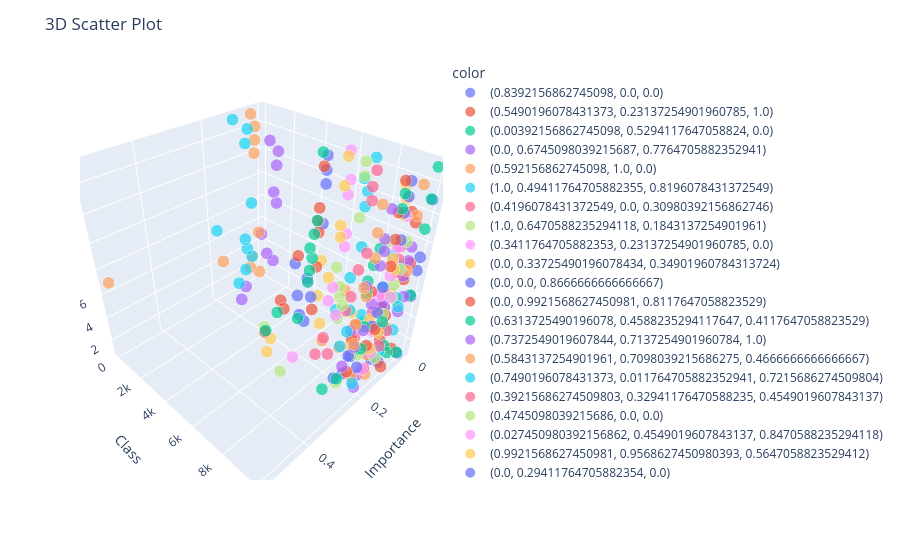

Write notebook code for a chart like this one.
### Code cell
##### 3D PLOT
import plotly.express as px
# fig = plt.figure(figsize=(10,6))
# ax = fig.add_subplot(projection = '3d')
color_lst = sns.color_palette(cc.glasbey, n_colors=26)
feature_best_10 = []
importance_best_10 = []
score_best_10 = []
color_best_10 = []
#### BEST 10 features
for j in np.arange(len(class_scores_ordered)):
    df_temp = pd.DataFrame({'feats': [i for i in range(1,len(feature_names)+1)], 'importance': np.array(imp_mat_ordered)[j]})
    df_temp_ordered = df_temp.sort_values(by='importance', ascending=False).head(10)
    feature_best_10.extend(df_temp_ordered['feats'].to_list())
    importance_best_10.extend(df_temp_ordered['importance'].to_list())
    score_best_10.extend([class_scores_ordered[j] for i in range(0, 10)])
    color_best_10.extend([color_lst[j] for i in range(0, 10)])
##
data = {'Importance': importance_best_10, 'Class': score_best_10, 'Feature': feature_best_10}
df = pd.DataFrame(data)
# Create the 3D scatter plot using plotly.express
fig = px.scatter_3d(df, x='Importance', y='Class', z='Feature', color=color_best_10, size=[5 for i in range(len(color_best_10))])
##
fig.update_layout(scene=dict(
    xaxis_title='Importance',
    yaxis_title='Class',
    zaxis_title='Feature'
))
fig.update_layout(title='3D Scatter Plot')
# Display the plot
fig.show()

### Figure 1 — Plotly figure (JSON) as saved in the notebook; plotly's stock layout.template omitted (floating-point values rounded to 4 significant figures)
{"data": [{"hovertemplate": "color=(0.8392156862745098, 0.0, 0.0)<br>Importance=%{x}<br>Class=%{y}<br>Feature=%{z}<br>size=%{marker.size}<extra></extra>", "legendgroup": "(0.8392156862745098, 0.0, 0.0)", "marker": {"color": "#636efa", "size": [5, 5, 5, 5, 5, 5, 5, 5, 5, 5], "sizemode": "area", "sizeref": 0.0125, "symbol": "circle"}, "mode": "markers", "name": "(0.8392156862745098, 0.0, 0.0)", "scene": "scene", "showlegend": true, "type": "scatter3d", "x": [0.2753, 0.2523, 0.1571, 0.1351, 0.1179, 0.01883, 0.01046, 0.005747, 0.004487, 0.004403], "y": [9984.0, 9984.0, 9984.0, 9984.0, 9984.0, 9984.0, 9984.0, 9984.0, 9984.0, 9984.0], "z": [4, 5, 3, 7, 2, 1, 6, 8, 9, 13]}, {"hovertemplate": "color=(0.5490196078431373, 0.23137254901960785, 1.0)<br>Importance=%{x}<br>Class=%{y}<br>Feature=%{z}<br>size=%{marker.size}<extra></extra>", "legendgroup": "(0.5490196078431373, 0.23137254901960785, 1.0)", "marker": {"color": "#EF553B", "size": [5, 5, 5, 5, 5, 5, 5, 5, 5, 5], "sizemode": "area", "sizeref": 0.0125, "symbol": "circle"}, "mode": "markers", "name": "(0.5490196078431373, 0.23137254901960785, 1.0)", "scene": "scene", "showlegend": true, "type": "scatter3d", "x": [0.1409, 0.122, 0.1176, 0.1137, 0.09228, 0.08419, 0.06002, 0.05678, 0.0529, 0.04268], "y": [9927.0, 9927.0, 9927.0, 9927.0, 9927.0, 9927.0, 9927.0, 9927.0, 9927.0, 9927.0], "z": [7, 4, 6, 5, 1, 13, 8, 12, 2, 9]}, {"hovertemplate": "color=(0.00392156862745098, 0.5294117647058824, 0.0)<br>Importance=%{x}<br>Class=%{y}<br>Feature=%{z}<br>size=%{marker.size}<extra></extra>", "legendgroup": "(0.00392156862745098, 0.5294117647058824, 0.0)", "marker": {"color": "#00cc96", "size": [5, 5, 5, 5, 5, 5, 5, 5, 5, 5], "sizemode": "area", "sizeref": 0.0125, "symbol": "circle"}, "mode": "markers", "name": "(0.00392156862745098, 0.5294117647058824, 0.0)", "scene": "scene", "showlegend": true, "type": "scatter3d", "x": [0.3437, 0.2247, 0.2126, 0.09466, 0.07339, 0.01819, 0.007489, 0.004566, 0.003717, 0.003511], "y": [9924.0, 9924.0, 9924.0, 9924.0, 9924.0, 9924.0, 9924.0, 9924.0, 9924.0, 9924.0], "z": [4, 5, 7, 3, 2, 1, 6, 11, 15, 13]}, {"hovertemplate": "color=(0.0, 0.6745098039215687, 0.7764705882352941)<br>Importance=%{x}<br>Class=%{y}<br>Feature=%{z}<br>size=%{marker.size}<extra></extra>", "legendgroup": "(0.0, 0.6745098039215687, 0.7764705882352941)", "marker": {"color": "#ab63fa", "size": [5, 5, 5, 5, 5, 5, 5, 5, 5, 5], "sizemode": "area", "sizeref": 0.0125, "symbol": "circle"}, "mode": "markers", "name": "(0.0, 0.6745098039215687, 0.7764705882352941)", "scene": "scene", "showlegend": true, "type": "scatter3d", "x": [0.1992, 0.1912, 0.1453, 0.1275, 0.07741, 0.0478, 0.04077, 0.03762, 0.03531, 0.02374], "y": [9774.0, 9774.0, 9774.0, 9774.0, 9774.0, 9774.0, 9774.0, 9774.0, 9774.0, 9774.0], "z": [1, 2, 3, 7, 4, 8, 5, 9, 10, 6]}, {"hovertemplate": "color=(0.592156862745098, 1.0, 0.0)<br>Importance=%{x}<br>Class=%{y}<br>Feature=%{z}<br>size=%{marker.size}<extra></extra>", "legendgroup": "(0.592156862745098, 1.0, 0.0)", "marker": {"color": "#FFA15A", "size": [5, 5, 5, 5, 5, 5, 5, 5, 5, 5], "sizemode": "area", "sizeref": 0.0125, "symbol": "circle"}, "mode": "markers", "name": "(0.592156862745098, 1.0, 0.0)", "scene": "scene", "showlegend": true, "type": "scatter3d", "x": [0.2075, 0.1509, 0.143, 0.1396, 0.08211, 0.07408, 0.0499, 0.02731, 0.02506, 0.02374], "y": [9668.0, 9668.0, 9668.0, 9668.0, 9668.0, 9668.0, 9668.0, 9668.0, 9668.0, 9668.0], "z": [2, 3, 1, 5, 7, 4, 6, 12, 14, 8]}, {"hovertemplate": "color=(1.0, 0.49411764705882355, 0.8196078431372549)<br>Importance=%{x}<br>Class=%{y}<br>Feature=%{z}<br>size=%{marker.size}<extra></extra>", "legendgroup": "(1.0, 0.49411764705882355, 0.8196078431372549)", "marker": {"color": "#19d3f3", "size": [5, 5, 5, 5, 5, 5, 5, 5, 5, 5], "sizemode": "area", "sizeref": 0.0125, "symbol": "circle"}, "mode": "markers", "name": "(1.0, 0.49411764705882355, 0.8196078431372549)", "scene": "scene", "showlegend": true, "type": "scatter3d", "x": [0.1952, 0.1919, 0.1206, 0.09835, 0.08779, 0.08384, 0.06491, 0.04129, 0.02841, 0.02409], "y": [9594.0, 9594.0, 9594.0, 9594.0, 9594.0, 9594.0, 9594.0, 9594.0, 9594.0, 9594.0], "z": [7, 1, 8, 10, 4, 2, 9, 6, 3, 5]}, {"hovertemplate": "color=(0.4196078431372549, 0.0, 0.30980392156862746)<br>Importance=%{x}<br>Class=%{y}<br>Feature=%{z}<br>size=%{marker.size}<extra></extra>", "legendgroup": "(0.4196078431372549, 0.0, 0.30980392156862746)", "marker": {"color": "#FF6692", "size": [5, 5, 5, 5, 5, 5, 5, 5, 5, 5], "sizemode": "area", "sizeref": 0.0125, "symbol": "circle"}, "mode": "markers", "name": "(0.4196078431372549, 0.0, 0.30980392156862746)", "scene": "scene", "showlegend": true, "type": "scatter3d", "x": [0.1948, 0.1292, 0.129, 0.09812, 0.08898, 0.0672, 0.05249, 0.04826, 0.04696, 0.04173], "y": [9408.0, 9408.0, 9408.0, 9408.0, 9408.0, 9408.0, 9408.0, 9408.0, 9408.0, 9408.0], "z": [5, 6, 1, 7, 4, 2, 10, 9, 8, 3]}, {"hovertemplate": "color=(1.0, 0.6470588235294118, 0.1843137254901961)<br>Importance=%{x}<br>Class=%{y}<br>Feature=%{z}<br>size=%{marker.size}<extra></extra>", "legendgroup": "(1.0, 0.6470588235294118, 0.1843137254901961)", "marker": {"color": "#B6E880", "size": [5, 5, 5, 5, 5, 5, 5, 5, 5, 5], "sizemode": "area", "sizeref": 0.0125, "symbol": "circle"}, "mode": "markers", "name": "(1.0, 0.6470588235294118, 0.1843137254901961)", "scene": "scene", "showlegend": true, "type": "scatter3d", "x": [0.2488, 0.1692, 0.1094, 0.09882, 0.0767, 0.07614, 0.04644, 0.04576, 0.0295, 0.02283], "y": [9382.0, 9382.0, 9382.0, 9382.0, 9382.0, 9382.0, 9382.0, 9382.0, 9382.0, 9382.0], "z": [2, 3, 11, 4, 1, 5, 6, 7, 8, 10]}, {"hovertemplate": "color=(0.3411764705882353, 0.23137254901960785, 0.0)<br>Importance=%{x}<br>Class=%{y}<br>Feature=%{z}<br>size=%{marker.size}<extra></extra>", "legendgroup": "(0.3411764705882353, 0.23137254901960785, 0.0)", "marker": {"color": "#FF97FF", "size": [5, 5, 5, 5, 5, 5, 5, 5, 5, 5], "sizemode": "area", "sizeref": 0.0125, "symbol": "circle"}, "mode": "markers", "name": "(0.3411764705882353, 0.23137254901960785, 0.0)", "scene": "scene", "showlegend": true, "type": "scatter3d", "x": [0.1354, 0.1309, 0.1092, 0.1086, 0.1021, 0.07017, 0.06975, 0.06095, 0.0495, 0.04516], "y": [9360.0, 9360.0, 9360.0, 9360.0, 9360.0, 9360.0, 9360.0, 9360.0, 9360.0, 9360.0], "z": [1, 5, 4, 7, 2, 9, 8, 10, 6, 12]}, {"hovertemplate": "color=(0.0, 0.33725490196078434, 0.34901960784313724)<br>Importance=%{x}<br>Class=%{y}<br>Feature=%{z}<br>size=%{marker.size}<extra></extra>", "legendgroup": "(0.0, 0.33725490196078434, 0.34901960784313724)", "marker": {"color": "#FECB52", "size": [5, 5, 5, 5, 5, 5, 5, 5, 5, 5], "sizemode": "area", "sizeref": 0.0125, "symbol": "circle"}, "mode": "markers", "name": "(0.0, 0.33725490196078434, 0.34901960784313724)", "scene": "scene", "showlegend": true, "type": "scatter3d", "x": [0.2038, 0.1884, 0.1171, 0.09445, 0.06325, 0.05538, 0.0538, 0.04359, 0.04094, 0.04005], "y": [9189.0, 9189.0, 9189.0, 9189.0, 9189.0, 9189.0, 9189.0, 9189.0, 9189.0, 9189.0], "z": [7, 4, 5, 2, 3, 9, 14, 12, 13, 8]}, {"hovertemplate": "color=(0.0, 0.0, 0.8666666666666667)<br>Importance=%{x}<br>Class=%{y}<br>Feature=%{z}<br>size=%{marker.size}<extra></extra>", "legendgroup": "(0.0, 0.0, 0.8666666666666667)", "marker": {"color": "#636efa", "size": [5, 5, 5, 5, 5, 5, 5, 5, 5, 5], "sizemode": "area", "sizeref": 0.0125, "symbol": "circle"}, "mode": "markers", "name": "(0.0, 0.0, 0.8666666666666667)", "scene": "scene", "showlegend": true, "type": "scatter3d", "x": [0.241, 0.1878, 0.1385, 0.09374, 0.08089, 0.07369, 0.03492, 0.02819, 0.02736, 0.02693], "y": [9137.0, 9137.0, 9137.0, 9137.0, 9137.0, 9137.0, 9137.0, 9137.0, 9137.0, 9137.0], "z": [2, 3, 1, 4, 5, 7, 12, 14, 13, 10]}, {"hovertemplate": "color=(0.0, 0.9921568627450981, 0.8117647058823529)<br>Importance=%{x}<br>Class=%{y}<br>Feature=%{z}<br>size=%{marker.size}<extra></extra>", "legendgroup": "(0.0, 0.9921568627450981, 0.8117647058823529)", "marker": {"color": "#EF553B", "size": [5, 5, 5, 5, 5, 5, 5, 5, 5, 5], "sizemode": "area", "sizeref": 0.0125, "symbol": "circle"}, "mode": "markers", "name": "(0.0, 0.9921568627450981, 0.8117647058823529)", "scene": "scene", "showlegend": true, "type": "scatter3d", "x": [0.17, 0.1672, 0.1584, 0.1079, 0.08971, 0.06033, 0.04343, 0.03566, 0.03502, 0.03384], "y": [8953.0, 8953.0, 8953.0, 8953.0, 8953.0, 8953.0, 8953.0, 8953.0, 8953.0, 8953.0], "z": [1, 4, 5, 7, 2, 3, 12, 14, 8, 10]}, {"hovertemplate": "color=(0.6313725490196078, 0.4588235294117647, 0.4117647058823529)<br>Importance=%{x}<br>Class=%{y}<br>Feature=%{z}<br>size=%{marker.size}<extra></extra>", "legendgroup": "(0.6313725490196078, 0.4588235294117647, 0.4117647058823529)", "marker": {"color": "#00cc96", "size": [5, 5, 5, 5, 5, 5, 5, 5, 5, 5], "sizemode": "area", "sizeref": 0.0125, "symbol": "circle"}, "mode": "markers", "name": "(0.6313725490196078, 0.4588235294117647, 0.4117647058823529)", "scene": "scene", "showlegend": true, "type": "scatter3d", "x": [0.2079, 0.1253, 0.1226, 0.1101, 0.11, 0.1094, 0.09265, 0.02246, 0.02089, 0.0206], "y": [8892.0, 8892.0, 8892.0, 8892.0, 8892.0, 8892.0, 8892.0, 8892.0, 8892.0, 8892.0], "z": [1, 8, 7, 2, 9, 4, 10, 12, 13, 3]}, {"hovertemplate": "color=(0.7372549019607844, 0.7137254901960784, 1.0)<br>Importance=%{x}<br>Class=%{y}<br>Feature=%{z}<br>size=%{marker.size}<extra></extra>", "legendgroup": "(0.7372549019607844, 0.7137254901960784, 1.0)", "marker": {"color": "#ab63fa", "size": [5, 5, 5, 5, 5, 5, 5, 5, 5, 5], "sizemode": "area", "sizeref": 0.0125, "symbol": "circle"}, "mode": "markers", "name": "(0.7372549019607844, 0.7137254901960784, 1.0)", "scene": "scene", "showlegend": true, "type": "scatter3d", "x": [0.1629, 0.1432, 0.117, 0.1006, 0.08409, 0.06274, 0.05151, 0.04956, 0.04251, 0.03938], "y": [8586.0, 8586.0, 8586.0, 8586.0, 8586.0, 8586.0, 8586.0, 8586.0, 8586.0, 8586.0], "z": [1, 4, 2, 7, 3, 5, 8, 10, 9, 12]}, {"hovertemplate": "color=(0.5843137254901961, 0.7098039215686275, 0.4666666666666667)<br>Importance=%{x}<br>Class=%{y}<br>Feature=%{z}<br>size=%{marker.size}<extra></extra>", "legendgroup": "(0.5843137254901961, 0.7098039215686275, 0.4666666666666667)", "marker": {"color": "#FFA15A", "size": [5, 5, 5, 5, 5, 5, 5, 5, 5, 5], "sizemode": "area", "sizeref": 0.0125, "symbol": "circle"}, "mode": "markers", "name": "(0.5843137254901961, 0.7098039215686275, 0.4666666666666667)", "scene": "scene", "showlegend": true, "type": "scatter3d", "x": [0.2231, 0.1485, 0.1457, 0.07892, 0.07355, 0.0645, 0.0466, 0.03829, 0.03568, 0.03194], "y": [8061.0, 8061.0, 8061.0, 8061.0, 8061.0, 8061.0, 8061.0, 8061.0, 8061.0, 8061.0], "z": [4, 7, 2, 3, 1, 6, 5, 10, 12, 8]}, {"hovertemplate": "color=(0.7490196078431373, 0.011764705882352941, 0.7215686274509804)<br>Importance=%{x}<br>Class=%{y}<br>Feature=%{z}<br>size=%{marker.size}<extra></extra>", "legendgroup": "(0.7490196078431373, 0.011764705882352941, 0.7215686274509804)", "marker": {"color": "#19d3f3", "size": [5, 5, 5, 5, 5, 5, 5, 5, 5, 5], "sizemode": "area", "sizeref": 0.0125, "symbol": "circle"}, "mode": "markers", "name": "(0.7490196078431373, 0.011764705882352941, 0.7215686274509804)", "scene": "scene", "showlegend": true, "type": "scatter3d", "x": [0.1457, 0.1075, 0.09896, 0.08998, 0.08234, 0.08209, 0.07359, 0.07053, 0.06488, 0.05351], "y": [7642.0, 7642.0, 7642.0, 7642.0, 7642.0, 7642.0, 7642.0, 7642.0, 7642.0, 7642.0], "z": [5, 1, 7, 14, 2, 4, 12, 13, 9, 15]}, {"hovertemplate": "color=(0.39215686274509803, 0.32941176470588235, 0.4549019607843137)<br>Importance=%{x}<br>Class=%{y}<br>Feature=%{z}<br>size=%{marker.size}<extra></extra>", "legendgroup": "(0.39215686274509803, 0.32941176470588235, 0.4549019607843137)", "marker": {"color": "#FF6692", "size": [5, 5, 5, 5, 5, 5, 5, 5, 5, 5], "sizemode": "area", "sizeref": 0.0125, "symbol": "circle"}, "mode": "markers", "name": "(0.39215686274509803, 0.32941176470588235, 0.4549019607843137)", "scene": "scene", "showlegend": true, "type": "scatter3d", "x": [0.2092, 0.1808, 0.1541, 0.0922, 0.07581, 0.05633, 0.0433, 0.03774, 0.03438, 0.02784], "y": [7536.0, 7536.0, 7536.0, 7536.0, 7536.0, 7536.0, 7536.0, 7536.0, 7536.0, 7536.0], "z": [2, 3, 1, 4, 5, 7, 13, 12, 14, 8]}, {"hovertemplate": "color=(0.4745098039215686, 0.0, 0.0)<br>Importance=%{x}<br>Class=%{y}<br>Feature=%{z}<br>size=%{marker.size}<extra></extra>", "legendgroup": "(0.4745098039215686, 0.0, 0.0)", "marker": {"color": "#B6E880", "size": [5, 5, 5, 5, 5, 5, 5, 5, 5, 5], "sizemode": "area", "sizeref": 0.0125, "symbol": "circle"}, "mode": "markers", "name": "(0.4745098039215686, 0.0, 0.0)", "scene": "scene", "showlegend": true, "type": "scatter3d", "x": [0.3483, 0.29, 0.08624, 0.06086, 0.05653, 0.05598, 0.04053, 0.01041, 0.008697, 0.008298], "y": [6657.0, 6657.0, 6657.0, 6657.0, 6657.0, 6657.0, 6657.0, 6657.0, 6657.0, 6657.0], "z": [6, 1, 7, 5, 2, 4, 3, 14, 13, 10]}, {"hovertemplate": "color=(0.027450980392156862, 0.4549019607843137, 0.8470588235294118)<br>Importance=%{x}<br>Class=%{y}<br>Feature=%{z}<br>size=%{marker.size}<extra></extra>", "legendgroup": "(0.027450980392156862, 0.4549019607843137, 0.8470588235294118)", "marker": {"color": "#FF97FF", "size": [5, 5, 5, 5, 5, 5, 5, 5, 5, 5], "sizemode": "area", "sizeref": 0.0125, "symbol": "circle"}, "mode": "markers", "name": "(0.027450980392156862, 0.4549019607843137, 0.8470588235294118)", "scene": "scene", "showlegend": true, "type": "scatter3d", "x": [0.229, 0.1868, 0.09171, 0.07661, 0.05918, 0.05284, 0.04972, 0.04813, 0.04289, 0.04228], "y": [6436.0, 6436.0, 6436.0, 6436.0, 6436.0, 6436.0, 6436.0, 6436.0, 6436.0, 6436.0], "z": [1, 7, 4, 5, 15, 12, 2, 13, 8, 9]}, {"hovertemplate": "color=(0.9921568627450981, 0.9568627450980393, 0.5647058823529412)<br>Importance=%{x}<br>Class=%{y}<br>Feature=%{z}<br>size=%{marker.size}<extra></extra>", "legendgroup": "(0.9921568627450981, 0.9568627450980393, 0.5647058823529412)", "marker": {"color": "#FECB52", "size": [5, 5, 5, 5, 5, 5, 5, 5, 5, 5], "sizemode": "area", "sizeref": 0.0125, "symbol": "circle"}, "mode": "markers", "name": "(0.9921568627450981, 0.9568627450980393, 0.5647058823529412)", "scene": "scene", "showlegend": true, "type": "scatter3d", "x": [0.2907, 0.2779, 0.09581, 0.09049, 0.07341, 0.05071, 0.01937, 0.01894, 0.01512, 0.01407], "y": [5763.0, 5763.0, 5763.0, 5763.0, 5763.0, 5763.0, 5763.0, 5763.0, 5763.0, 5763.0], "z": [2, 3, 4, 7, 1, 5, 12, 9, 14, 8]}, {"hovertemplate": "color=(0.0, 0.29411764705882354, 0.0)<br>Importance=%{x}<br>Class=%{y}<br>Feature=%{z}<br>size=%{marker.size}<extra></extra>", "legendgroup": "(0.0, 0.29411764705882354, 0.0)", "marker": {"color": "#636efa", "size": [5, 5, 5, 5, 5, 5, 5, 5, 5, 5], "sizemode": "area", "sizeref": 0.0125, "symbol": "circle"}, "mode": "markers", "name": "(0.0, 0.29411764705882354, 0.0)", "scene": "scene", "showlegend": true, "type": "scatter3d", "x": [0.1484, 0.1328, 0.1208, 0.09816, 0.09539, 0.07403, 0.04623, 0.04571, 0.04412, 0.04376], "y": [5035.0, 5035.0, 5035.0, 5035.0, 5035.0, 5035.0, 5035.0, 5035.0, 5035.0, 5035.0], "z": [7, 4, 2, 1, 5, 3, 13, 14, 12, 9]}, {"hovertemplate": "color=(0.5568627450980392, 0.4745098039215686, 0.0)<br>Importance=%{x}<br>Class=%{y}<br>Feature=%{z}<br>size=%{marker.size}<extra></extra>", "legendgroup": "(0.5568627450980392, 0.4745098039215686, 0.0)", "marker": {"color": "#EF553B", "size": [5, 5, 5, 5, 5, 5, 5, 5, 5, 5], "sizemode": "area", "sizeref": 0.0125, "symbol": "circle"}, "mode": "markers", "name": "(0.5568627450980392, 0.4745098039215686, 0.0)", "scene": "scene", "showlegend": true, "type": "scatter3d", "x": [0.2402, 0.1808, 0.1664, 0.1163, 0.04136, 0.04128, 0.03947, 0.03554, 0.03459, 0.03277], "y": [4694.0, 4694.0, 4694.0, 4694.0, 4694.0, 4694.0, 4694.0, 4694.0, 4694.0, 4694.0], "z": [2, 4, 3, 7, 1, 9, 10, 8, 5, 13]}, {"hovertemplate": "color=(1.0, 0.4470588235294118, 0.4)<br>Importance=%{x}<br>Class=%{y}<br>Feature=%{z}<br>size=%{marker.size}<extra></extra>", "legendgroup": "(1.0, 0.4470588235294118, 0.4)", "marker": {"color": "#00cc96", "size": [5, 5, 5, 5, 5, 5, 5, 5, 5, 5], "sizemode": "area", "sizeref": 0.0125, "symbol": "circle"}, "mode": "markers", "name": "(1.0, 0.4470588235294118, 0.4)", "scene": "scene", "showlegend": true, "type": "scatter3d", "x": [0.2351, 0.1907, 0.1019, 0.06584, 0.06566, 0.06147, 0.05331, 0.05101, 0.04201, 0.03826], "y": [4651.0, 4651.0, 4651.0, 4651.0, 4651.0, 4651.0, 4651.0, 4651.0, 4651.0, 4651.0], "z": [2, 3, 1, 4, 7, 5, 6, 8, 9, 14]}, {"hovertemplate": "color=(0.9294117647058824, 0.7215686274509804, 0.7215686274509804)<br>Importance=%{x}<br>Class=%{y}<br>Feature=%{z}<br>size=%{marker.size}<extra></extra>", "legendgroup": "(0.9294117647058824, 0.7215686274509804, 0.7215686274509804)", "marker": {"color": "#ab63fa", "size": [5, 5, 5, 5, 5, 5, 5, 5, 5, 5], "sizemode": "area", "sizeref": 0.0125, "symbol": "circle"}, "mode": "markers", "name": "(0.9294117647058824, 0.7215686274509804, 0.7215686274509804)", "scene": "scene", "showlegend": true, "type": "scatter3d", "x": [0.1881, 0.1695, 0.1062, 0.08394, 0.07524, 0.05836, 0.05709, 0.04863, 0.04653, 0.04301], "y": [1918.0, 1918.0, 1918.0, 1918.0, 1918.0, 1918.0, 1918.0, 1918.0, 1918.0, 1918.0], "z": [2, 3, 7, 5, 14, 10, 4, 12, 9, 13]}, {"hovertemplate": "color=(0.36470588235294116, 0.49411764705882355, 0.4)<br>Importance=%{x}<br>Class=%{y}<br>Feature=%{z}<br>size=%{marker.size}<extra></extra>", "legendgroup": "(0.36470588235294116, 0.49411764705882355, 0.4)", "marker": {"color": "#FFA15A", "size": [5, 5, 5, 5, 5, 5, 5, 5, 5, 5], "sizemode": "area", "sizeref": 0.0125, "symbol": "circle"}, "mode": "markers", "name": "(0.36470588235294116, 0.49411764705882355, 0.4)", "scene": "scene", "showlegend": true, "type": "scatter3d", "x": [0.5342, 0.1662, 0.05522, 0.04534, 0.04503, 0.03363, 0.03166, 0.02949, 0.01611, 0.01423], "y": [0, 0, 0, 0, 0, 0, 0, 0, 0, 0], "z": [7, 4, 2, 15, 3, 12, 13, 14, 5, 1]}, {"hovertemplate": "color=(0.6039215686274509, 0.8941176470588236, 1.0)<br>Importance=%{x}<br>Class=%{y}<br>Feature=%{z}<br>size=%{marker.size}<extra></extra>", "legendgroup": "(0.6039215686274509, 0.8941176470588236, 1.0)", "marker": {"color": "#19d3f3", "size": [5, 5, 5, 5, 5, 5, 5, 5, 5, 5], "sizemode": "area", "sizeref": 0.0125, "symbol": "circle"}, "mode": "markers", "name": "(0.6039215686274509, 0.8941176470588236, 1.0)", "scene": "scene", "showlegend": true, "type": "scatter3d", "x": [0.1836, 0.1104, 0.1054, 0.07414, 0.074, 0.06803, 0.06648, 0.0584, 0.04663, 0.04636], "y": [1, 1, 1, 1, 1, 1, 1, 1, 1, 1], "z": [7, 15, 1, 5, 2, 13, 4, 14, 3, 8]}], "layout": {"legend": {"itemsizing": "constant", "title": {"text": "color"}, "tracegroupgap": 0}, "margin": {"t": 60}, "scene": {"domain": {"x": [0, 1], "y": [0, 1]}, "xaxis": {"title": {"text": "Importance"}}, "yaxis": {"title": {"text": "Class"}}, "zaxis": {"title": {"text": "Feature"}}}, "title": {"text": "3D Scatter Plot"}}}
